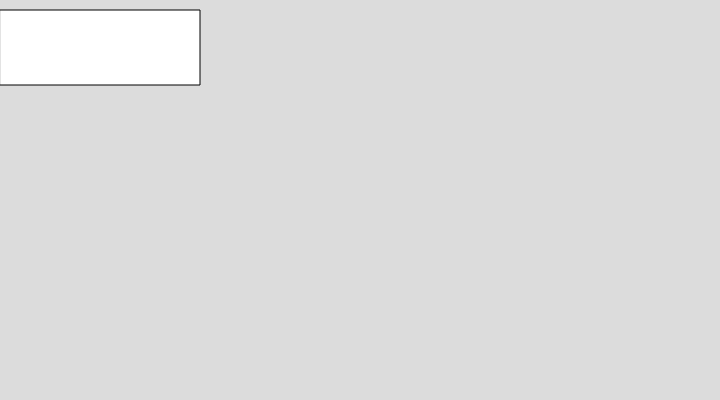
Frame 1 (no input)
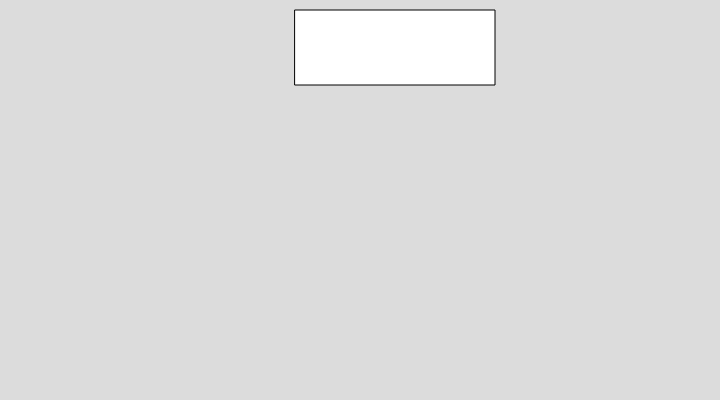
Frame 60 (no input)
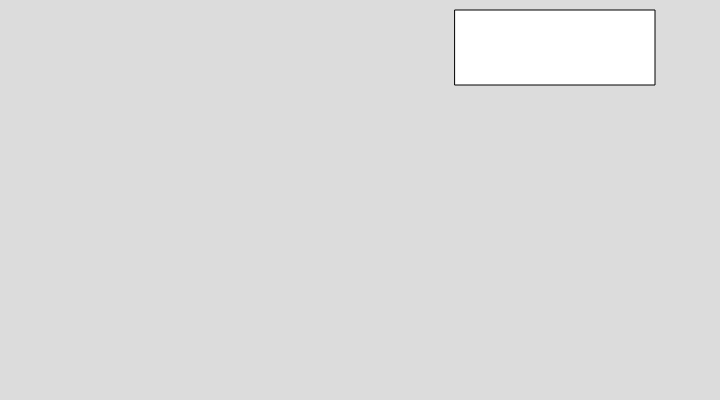
Frame 120 (the mouse pressed at the canvas centre since frame 60)

The p5.js sketch that drew these frames (run headless with seeded random() and noise() and a simulated clock; from frame 60 on, the mouse is pressed at the canvas centre):

// p5.js sketch
// ── sketch.js
let p, v;

function setup() {
  createCanvas(720, 400);
p=0; 
  v=5
}

function draw() {
  background(220);
  rect(p,10,200,75)
  p=p+v;
  
  if (p>520)
  {
    v=-v;
   } 
 if (p<0){
 v=-v;
}
  
}
